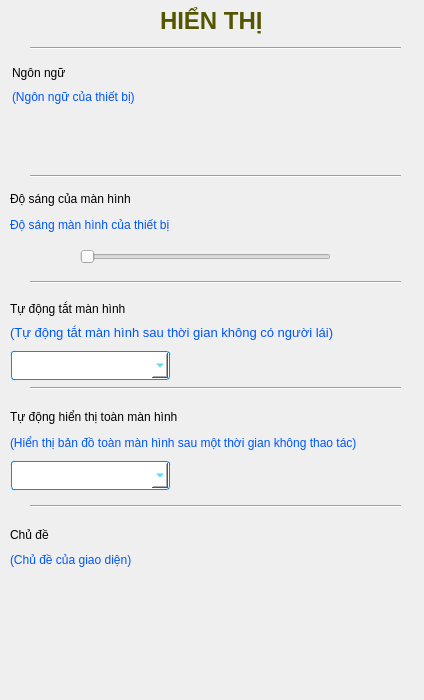
<?xml version="1.0" encoding="UTF-8"?>
<ui version="4.0">
 <class>widget_containScreenSettingContent</class>
 <widget class="QWidget" name="widget_containScreenSettingContent">
  <property name="geometry">
   <rect>
    <x>0</x>
    <y>0</y>
    <width>424</width>
    <height>700</height>
   </rect>
  </property>
  <property name="windowTitle">
   <string>Form</string>
  </property>
  <widget class="QFrame" name="frame_containBrightnessSetting">
   <property name="geometry">
    <rect>
     <x>0</x>
     <y>186</y>
     <width>421</width>
     <height>91</height>
    </rect>
   </property>
   <property name="styleSheet">
    <string notr="true">border: 0px;</string>
   </property>
   <property name="frameShape">
    <enum>QFrame::StyledPanel</enum>
   </property>
   <property name="frameShadow">
    <enum>QFrame::Raised</enum>
   </property>
   <widget class="QLabel" name="label_doSangManHinh">
    <property name="geometry">
     <rect>
      <x>10</x>
      <y>4</y>
      <width>385</width>
      <height>17</height>
     </rect>
    </property>
    <property name="mouseTracking">
     <bool>true</bool>
    </property>
    <property name="styleSheet">
     <string notr="true">font: 75 bold 12pt &quot;Ubuntu&quot;;</string>
    </property>
    <property name="text">
     <string>Độ sáng của màn hình</string>
    </property>
   </widget>
   <widget class="QLabel" name="label_iconBrightness">
    <property name="geometry">
     <rect>
      <x>30</x>
      <y>56</y>
      <width>31</width>
      <height>31</height>
     </rect>
    </property>
    <property name="text">
     <string/>
    </property>
    <property name="pixmap">
     <pixmap>brightnessIcon.png</pixmap>
    </property>
   </widget>
   <widget class="QSlider" name="horizontalSlider_forChangeBrightness">
    <property name="geometry">
     <rect>
      <x>80</x>
      <y>56</y>
      <width>251</width>
      <height>29</height>
     </rect>
    </property>
    <property name="orientation">
     <enum>Qt::Horizontal</enum>
    </property>
   </widget>
   <widget class="QLabel" name="label_2">
    <property name="geometry">
     <rect>
      <x>10</x>
      <y>30</y>
      <width>385</width>
      <height>17</height>
     </rect>
    </property>
    <property name="styleSheet">
     <string notr="true">color: rgb(0, 85, 255);
font: 25 10pt &quot;Ubuntu&quot;;</string>
    </property>
    <property name="text">
     <string>Độ sáng màn hình của thiết bị</string>
    </property>
   </widget>
  </widget>
  <widget class="QFrame" name="frame_containAutoScreenOffSetting">
   <property name="geometry">
    <rect>
     <x>0</x>
     <y>288</y>
     <width>421</width>
     <height>95</height>
    </rect>
   </property>
   <property name="styleSheet">
    <string notr="true">border: 0px;</string>
   </property>
   <property name="frameShape">
    <enum>QFrame::StyledPanel</enum>
   </property>
   <property name="frameShadow">
    <enum>QFrame::Raised</enum>
   </property>
   <widget class="QLabel" name="label_tuDongTatManHinh">
    <property name="geometry">
     <rect>
      <x>10</x>
      <y>10</y>
      <width>391</width>
      <height>21</height>
     </rect>
    </property>
    <property name="mouseTracking">
     <bool>true</bool>
    </property>
    <property name="styleSheet">
     <string notr="true">font: 75 bold 12pt &quot;Ubuntu&quot;;</string>
    </property>
    <property name="text">
     <string>Tự động tắt màn hình</string>
    </property>
    <property name="wordWrap">
     <bool>true</bool>
    </property>
   </widget>
   <widget class="QLabel" name="label_ctTuDongTatvv">
    <property name="geometry">
     <rect>
      <x>10</x>
      <y>34</y>
      <width>391</width>
      <height>21</height>
     </rect>
    </property>
    <property name="mouseTracking">
     <bool>true</bool>
    </property>
    <property name="styleSheet">
     <string notr="true">color: rgb(0, 85, 255);
font: 25 10pt &quot;Ubuntu&quot;;</string>
    </property>
    <property name="text">
     <string>&lt;html&gt;&lt;head/&gt;&lt;body&gt;&lt;p&gt;&lt;span style=&quot; font-size:10pt;&quot;&gt;(Tự động tắt màn hình sau thời gian không có người lái)&lt;/span&gt;&lt;/p&gt;&lt;/body&gt;&lt;/html&gt;</string>
    </property>
    <property name="wordWrap">
     <bool>true</bool>
    </property>
   </widget>
   <widget class="QComboBox" name="comboBox_forChooserTime">
    <property name="geometry">
     <rect>
      <x>10</x>
      <y>62</y>
      <width>161</width>
      <height>31</height>
     </rect>
    </property>
    <property name="font">
     <font>
      <weight>50</weight>
      <bold>false</bold>
     </font>
    </property>
    <property name="styleSheet">
     <string notr="true">margin: 1px; padding: 7px;
background-color: rgb(255, 255, 255);
color: rgba(0,190,255,255);
border-style: solid;
border-radius: 3px;
border-width: 1px;
border-color: rgba(0,140,255,255);</string>
    </property>
   </widget>
  </widget>
  <widget class="QFrame" name="frame_containShowMapAllSetting">
   <property name="geometry">
    <rect>
     <x>0</x>
     <y>396</y>
     <width>421</width>
     <height>103</height>
    </rect>
   </property>
   <property name="styleSheet">
    <string notr="true">border: 0px;</string>
   </property>
   <property name="frameShape">
    <enum>QFrame::StyledPanel</enum>
   </property>
   <property name="frameShadow">
    <enum>QFrame::Raised</enum>
   </property>
   <widget class="QLabel" name="label_tuDongHienThivv">
    <property name="geometry">
     <rect>
      <x>10</x>
      <y>10</y>
      <width>391</width>
      <height>21</height>
     </rect>
    </property>
    <property name="mouseTracking">
     <bool>true</bool>
    </property>
    <property name="styleSheet">
     <string notr="true">font: 75 bold 12pt &quot;Ubuntu&quot;;</string>
    </property>
    <property name="text">
     <string>Tự động hiển thị toàn màn hình</string>
    </property>
    <property name="wordWrap">
     <bool>true</bool>
    </property>
   </widget>
   <widget class="QLabel" name="label_ctHienThiBanDovv">
    <property name="geometry">
     <rect>
      <x>10</x>
      <y>36</y>
      <width>391</width>
      <height>21</height>
     </rect>
    </property>
    <property name="mouseTracking">
     <bool>true</bool>
    </property>
    <property name="styleSheet">
     <string notr="true">color: rgb(0, 85, 255);
font: 25 10pt &quot;Ubuntu&quot;;</string>
    </property>
    <property name="text">
     <string>(Hiển thị bản đồ toàn màn hình sau một thời gian không thao tác)</string>
    </property>
    <property name="wordWrap">
     <bool>true</bool>
    </property>
   </widget>
   <widget class="QComboBox" name="comboBox_forChooseTimeShowMap">
    <property name="geometry">
     <rect>
      <x>10</x>
      <y>64</y>
      <width>161</width>
      <height>31</height>
     </rect>
    </property>
    <property name="styleSheet">
     <string notr="true">margin: 1px; padding: 7px;
background-color: rgb(255, 255, 255);
color: rgba(0,190,255,255);
border-style: solid;
border-radius: 3px;
border-width: 1px;
border-color: rgba(0,140,255,255);</string>
    </property>
   </widget>
  </widget>
  <widget class="QFrame" name="frame_containChooseThemeSetting">
   <property name="geometry">
    <rect>
     <x>0</x>
     <y>514</y>
     <width>421</width>
     <height>181</height>
    </rect>
   </property>
   <property name="styleSheet">
    <string notr="true">border: 0px;</string>
   </property>
   <property name="frameShape">
    <enum>QFrame::StyledPanel</enum>
   </property>
   <property name="frameShadow">
    <enum>QFrame::Raised</enum>
   </property>
   <widget class="QLabel" name="label_chuDe">
    <property name="geometry">
     <rect>
      <x>10</x>
      <y>10</y>
      <width>391</width>
      <height>21</height>
     </rect>
    </property>
    <property name="mouseTracking">
     <bool>true</bool>
    </property>
    <property name="styleSheet">
     <string notr="true">font: 75 bold 12pt &quot;Ubuntu&quot;;</string>
    </property>
    <property name="text">
     <string>Chủ đề</string>
    </property>
    <property name="wordWrap">
     <bool>true</bool>
    </property>
   </widget>
   <widget class="QLabel" name="label_ctChuDeCuaPhanMem">
    <property name="geometry">
     <rect>
      <x>10</x>
      <y>30</y>
      <width>391</width>
      <height>31</height>
     </rect>
    </property>
    <property name="mouseTracking">
     <bool>true</bool>
    </property>
    <property name="styleSheet">
     <string notr="true">color: rgb(0, 85, 255);
font: 25 10pt &quot;Ubuntu&quot;;</string>
    </property>
    <property name="text">
     <string>(Chủ đề của giao diện)</string>
    </property>
    <property name="wordWrap">
     <bool>true</bool>
    </property>
   </widget>
   <widget class="Line" name="line_7">
    <property name="geometry">
     <rect>
      <x>30</x>
      <y>-20</y>
      <width>371</width>
      <height>16</height>
     </rect>
    </property>
    <property name="orientation">
     <enum>Qt::Horizontal</enum>
    </property>
   </widget>
   <widget class="Line" name="line_8">
    <property name="geometry">
     <rect>
      <x>40</x>
      <y>-10</y>
      <width>371</width>
      <height>16</height>
     </rect>
    </property>
    <property name="orientation">
     <enum>Qt::Horizontal</enum>
    </property>
   </widget>
  </widget>
  <widget class="QFrame" name="frame_containLanguageSetting">
   <property name="geometry">
    <rect>
     <x>0</x>
     <y>58</y>
     <width>421</width>
     <height>111</height>
    </rect>
   </property>
   <property name="styleSheet">
    <string notr="true">border : 0px;</string>
   </property>
   <property name="frameShape">
    <enum>QFrame::StyledPanel</enum>
   </property>
   <property name="frameShadow">
    <enum>QFrame::Raised</enum>
   </property>
   <widget class="QFrame" name="frame_chooseVIetNameseShadow">
    <property name="geometry">
     <rect>
      <x>10</x>
      <y>50</y>
      <width>81</width>
      <height>51</height>
     </rect>
    </property>
    <property name="styleSheet">
     <string notr="true"/>
    </property>
    <property name="frameShape">
     <enum>QFrame::StyledPanel</enum>
    </property>
    <property name="frameShadow">
     <enum>QFrame::Raised</enum>
    </property>
    <layout class="QVBoxLayout" name="verticalLayout">
     <property name="spacing">
      <number>4</number>
     </property>
     <property name="topMargin">
      <number>4</number>
     </property>
     <property name="rightMargin">
      <number>4</number>
     </property>
     <property name="bottomMargin">
      <number>4</number>
     </property>
     <item>
      <widget class="QLabel" name="label_vietNameseIcon">
       <property name="text">
        <string/>
       </property>
       <property name="pixmap">
        <pixmap>iconVietNamese.png</pixmap>
       </property>
      </widget>
     </item>
    </layout>
   </widget>
   <widget class="QFrame" name="frame_chooseEnglishShadow">
    <property name="geometry">
     <rect>
      <x>100</x>
      <y>50</y>
      <width>81</width>
      <height>51</height>
     </rect>
    </property>
    <property name="frameShape">
     <enum>QFrame::StyledPanel</enum>
    </property>
    <property name="frameShadow">
     <enum>QFrame::Raised</enum>
    </property>
    <layout class="QVBoxLayout" name="verticalLayout_2">
     <property name="spacing">
      <number>4</number>
     </property>
     <property name="topMargin">
      <number>4</number>
     </property>
     <property name="rightMargin">
      <number>4</number>
     </property>
     <property name="bottomMargin">
      <number>4</number>
     </property>
     <item>
      <widget class="QLabel" name="label_englishIcon">
       <property name="text">
        <string/>
       </property>
       <property name="pixmap">
        <pixmap>iconEnglish.png</pixmap>
       </property>
      </widget>
     </item>
    </layout>
   </widget>
   <widget class="QLabel" name="label_ngonNgu">
    <property name="geometry">
     <rect>
      <x>12</x>
      <y>6</y>
      <width>161</width>
      <height>17</height>
     </rect>
    </property>
    <property name="styleSheet">
     <string notr="true">font: 75 bold 12pt &quot;Ubuntu&quot;;</string>
    </property>
    <property name="text">
     <string>Ngôn ngữ</string>
    </property>
   </widget>
   <widget class="QLabel" name="label_ctNgonNguCuaVV">
    <property name="geometry">
     <rect>
      <x>12</x>
      <y>30</y>
      <width>311</width>
      <height>17</height>
     </rect>
    </property>
    <property name="styleSheet">
     <string notr="true">color: rgb(0, 85, 255);
font: 25 10pt &quot;Ubuntu&quot;;</string>
    </property>
    <property name="text">
     <string>(Ngôn ngữ của thiết bị)</string>
    </property>
   </widget>
  </widget>
  <widget class="QLabel" name="label">
   <property name="geometry">
    <rect>
     <x>160</x>
     <y>0</y>
     <width>153</width>
     <height>41</height>
    </rect>
   </property>
   <property name="font">
    <font>
     <family>Ubuntu</family>
     <pointsize>18</pointsize>
     <weight>75</weight>
     <italic>false</italic>
     <bold>true</bold>
    </font>
   </property>
   <property name="mouseTracking">
    <bool>true</bool>
   </property>
   <property name="styleSheet">
    <string notr="true">font: 75 bold 18pt &quot;Ubuntu&quot;;
color: rgb(85, 85, 0);</string>
   </property>
   <property name="text">
    <string>HIỂN THỊ</string>
   </property>
   <property name="textFormat">
    <enum>Qt::AutoText</enum>
   </property>
   <property name="wordWrap">
    <bool>false</bool>
   </property>
   <property name="margin">
    <number>0</number>
   </property>
  </widget>
  <widget class="Line" name="line_3">
   <property name="geometry">
    <rect>
     <x>30</x>
     <y>40</y>
     <width>371</width>
     <height>16</height>
    </rect>
   </property>
   <property name="orientation">
    <enum>Qt::Horizontal</enum>
   </property>
  </widget>
  <widget class="Line" name="line_4">
   <property name="geometry">
    <rect>
     <x>30</x>
     <y>168</y>
     <width>371</width>
     <height>16</height>
    </rect>
   </property>
   <property name="orientation">
    <enum>Qt::Horizontal</enum>
   </property>
  </widget>
  <widget class="Line" name="line_5">
   <property name="geometry">
    <rect>
     <x>30</x>
     <y>274</y>
     <width>371</width>
     <height>16</height>
    </rect>
   </property>
   <property name="orientation">
    <enum>Qt::Horizontal</enum>
   </property>
  </widget>
  <widget class="Line" name="line_6">
   <property name="geometry">
    <rect>
     <x>30</x>
     <y>380</y>
     <width>371</width>
     <height>16</height>
    </rect>
   </property>
   <property name="orientation">
    <enum>Qt::Horizontal</enum>
   </property>
  </widget>
  <widget class="Line" name="line_9">
   <property name="geometry">
    <rect>
     <x>30</x>
     <y>498</y>
     <width>371</width>
     <height>16</height>
    </rect>
   </property>
   <property name="orientation">
    <enum>Qt::Horizontal</enum>
   </property>
  </widget>
 </widget>
 <resources/>
 <connections/>
</ui>
